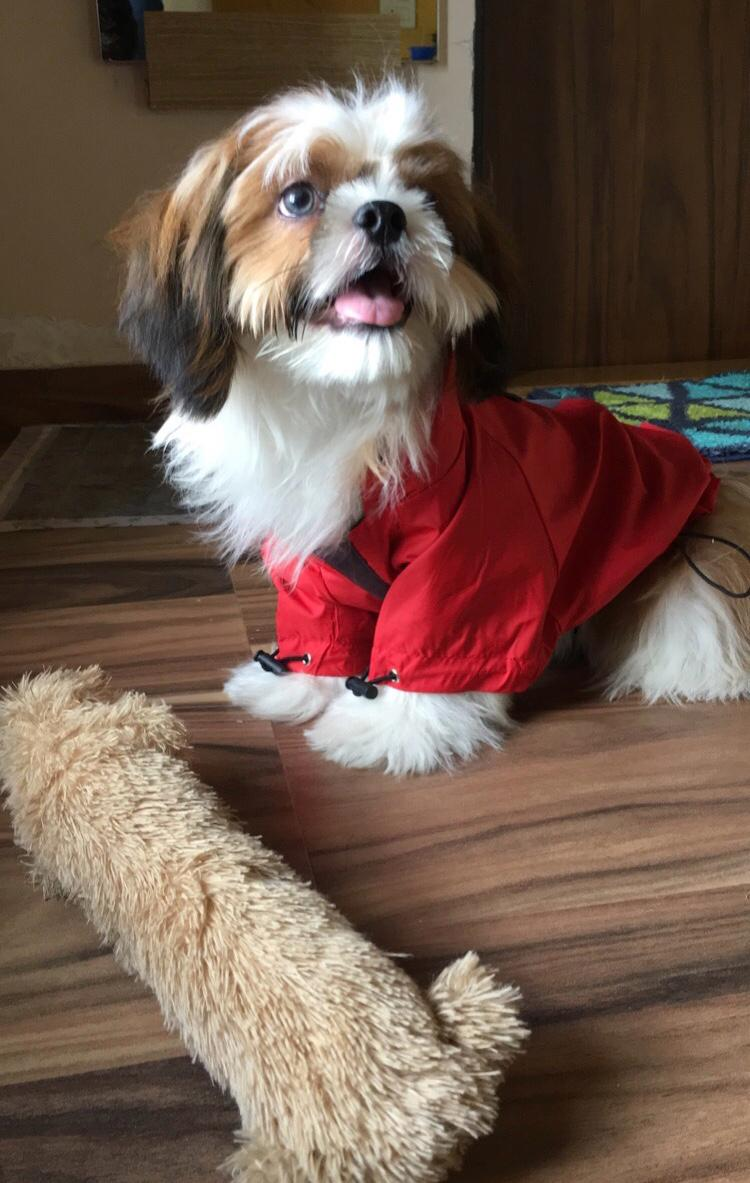
#> input picture HISTOGRAM/img.jpeg, 750 x 1183 px, found by its file name
$ python brightdark.py
#> lines starting #> are read from the running program, lines starting #| are printed output that depends on the picture

import cv2
import numpy as np
import matplotlib.pyplot as plt

image = cv2.imread('HISTOGRAM\img.jpeg')
#> image is the input picture: shape (1183, 750, 3); mean B, G, R 78, 89.9, 113.9
def brighten_image(img, value=50):
#> called with value = 50
    hsv = cv2.cvtColor(img, cv2.COLOR_BGR2HSV)
#> hsv: shape (1183, 750, 3); mean H, S, V 34.7, 103, 115
    h, s, v = cv2.split(hsv)
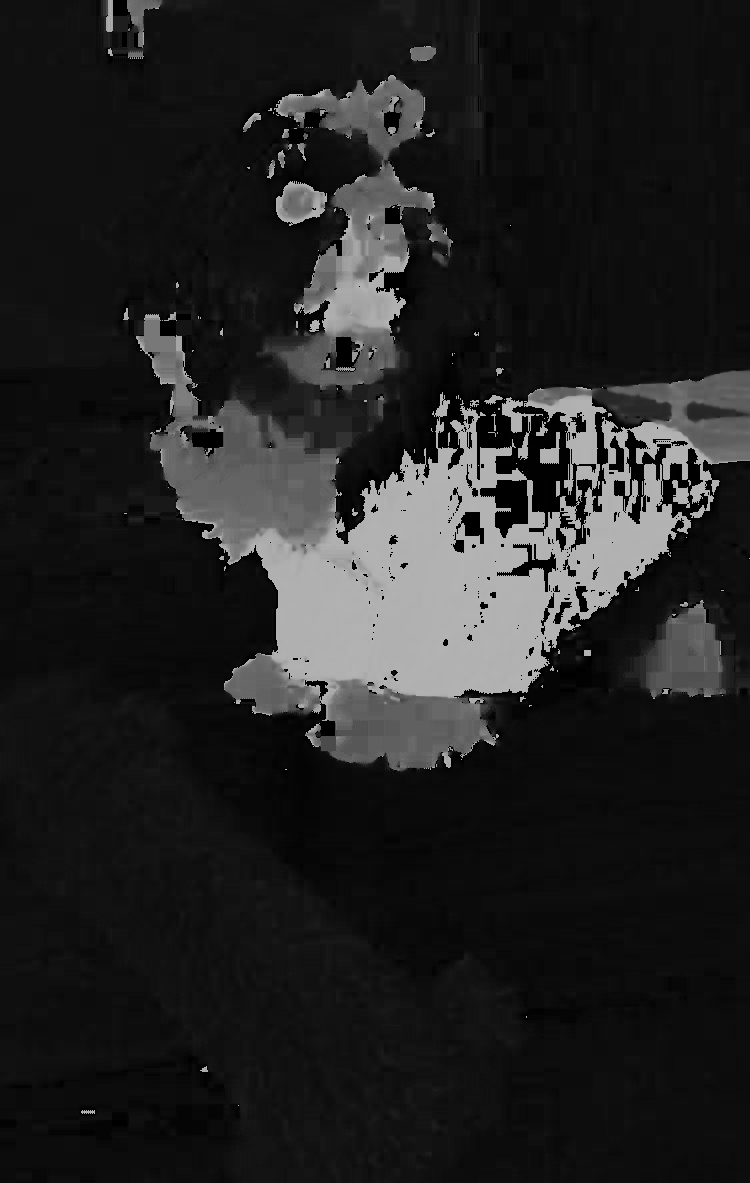
#> h: shape (1183, 750); min 0, max 179, mean 34.7
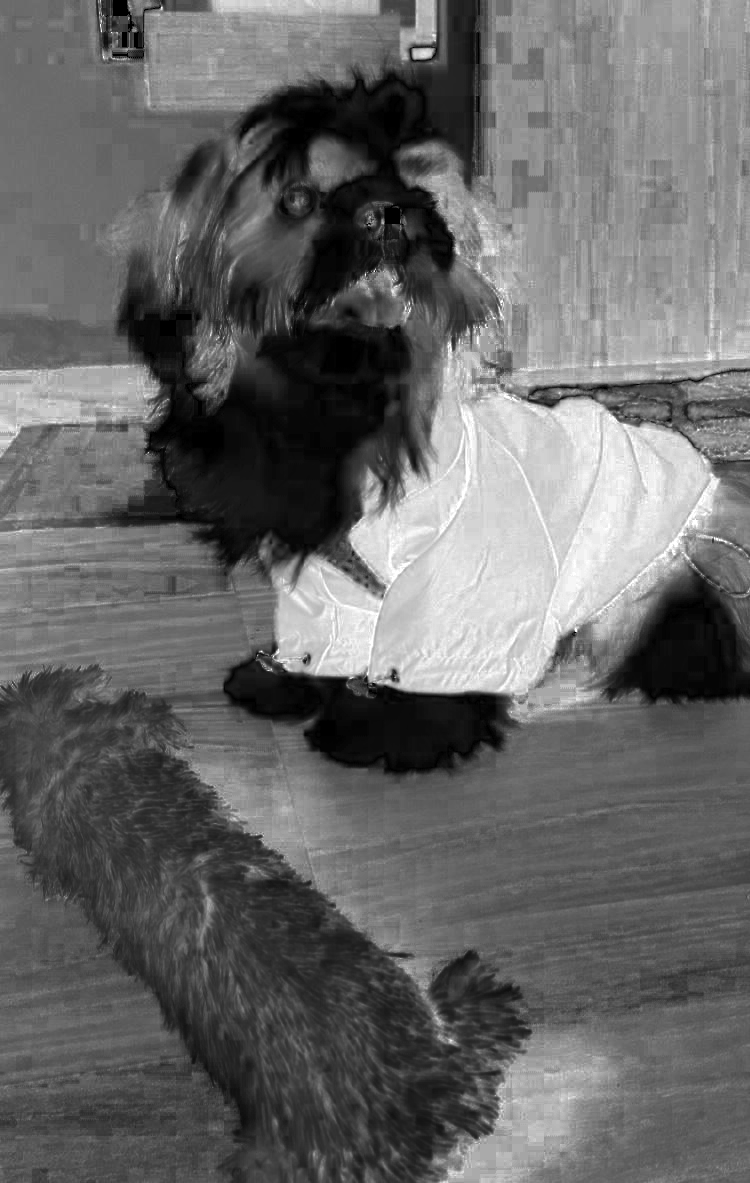
#> s: shape (1183, 750); min 0, max 255, mean 103
    v = cv2.add(v, value)
    v = np.clip(v, 0, 255)
    final_hsv = cv2.merge((h, s, v))
#> final_hsv: shape (1183, 750, 3); mean H, S, V 34.7, 103, 162.5
    brightened_img = cv2.cvtColor(final_hsv, cv2.COLOR_HSV2BGR)
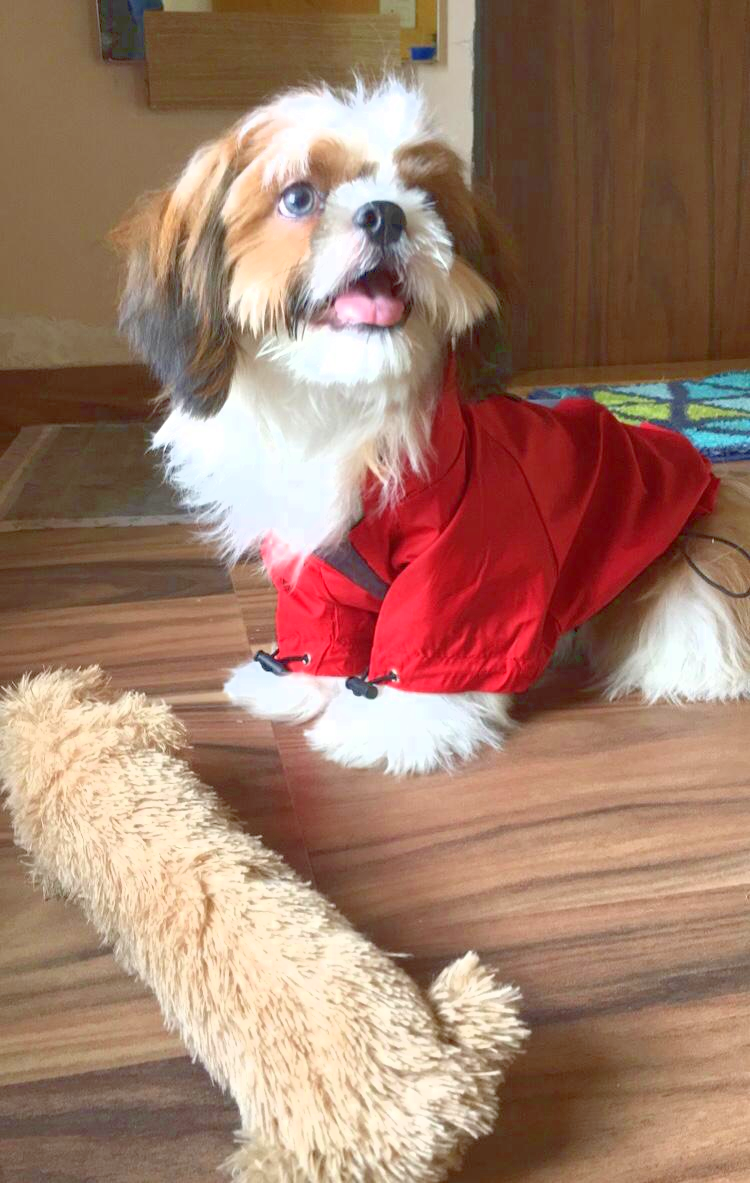
#> brightened_img: shape (1183, 750, 3); mean B, G, R 105.9, 124.2, 161
    return brightened_img


def darken_image(img, value=50):
#> called with value = 50
    hsv = cv2.cvtColor(img, cv2.COLOR_BGR2HSV)
    h, s, v = cv2.split(hsv)
    v = cv2.subtract(v, value)
    v = np.clip(v, 0, 255)
    final_hsv = cv2.merge((h, s, v))
#> final_hsv: shape (1183, 750, 3); mean H, S, V 34.7, 103, 66.9
    darkened_img = cv2.cvtColor(final_hsv, cv2.COLOR_HSV2BGR)
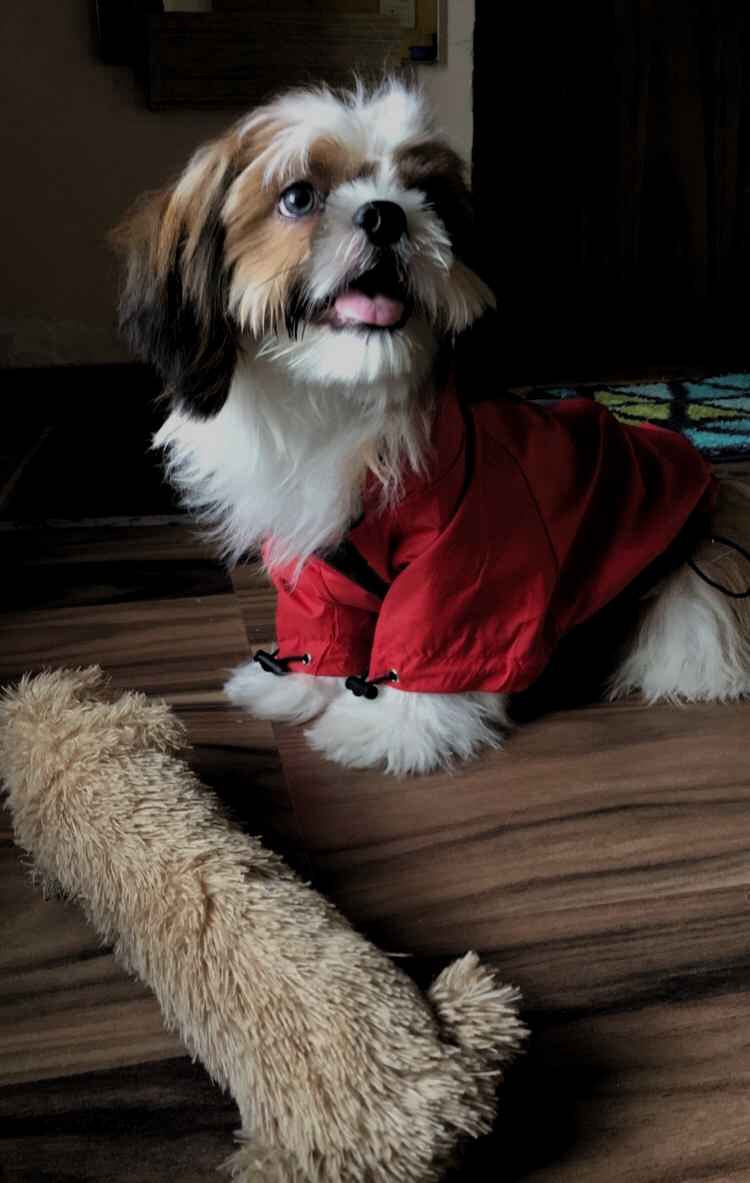
#> darkened_img: shape (1183, 750, 3); mean B, G, R 48, 53.7, 66.2
    return darkened_img


brightened_image = brighten_image(image, value=50)
darkened_image = darken_image(image, value=50)

cv2.imwrite('brightened_image.jpg', brightened_image)
cv2.imwrite('darkened_image.jpg', darkened_image)

fig, axs = plt.subplots(1, 3, figsize=(15, 5))

axs[0].imshow(cv2.cvtColor(image, cv2.COLOR_BGR2RGB))
axs[0].set_title('Original Image')
axs[0].axis('off')

axs[1].imshow(cv2.cvtColor(brightened_image, cv2.COLOR_BGR2RGB))
axs[1].set_title('Brightened Image')
axs[1].axis('off')

axs[2].imshow(cv2.cvtColor(darkened_image, cv2.COLOR_BGR2RGB))
axs[2].set_title('Darkened Image')
axs[2].axis('off')

plt.show()
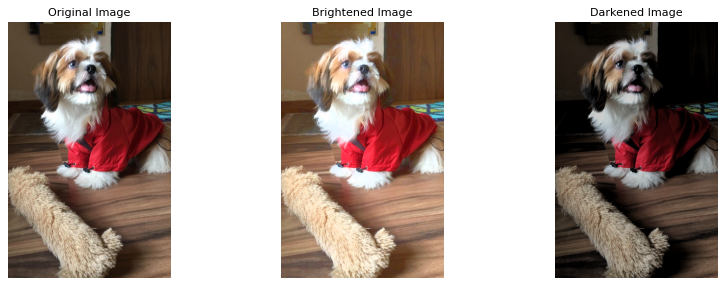
#> figure drawn by matplotlib, 3 panels
